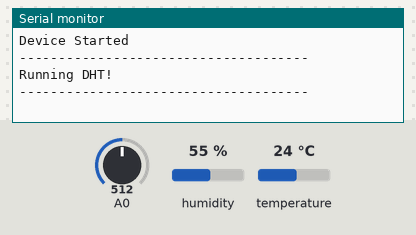
Bench run of a sketch on a simulated Arduino Uno, built with avr-gcc and run on an emulated ATmega328P. Shown: the last lines printed to the serial monitor. The test bench sets the inputs (shaded band); at power-on: humidity 55 %, A0 = 512, temperature 24 °C.

Above: at 1.2 s.
1.3 s: humidity set to 22 %
At 2.22 s:
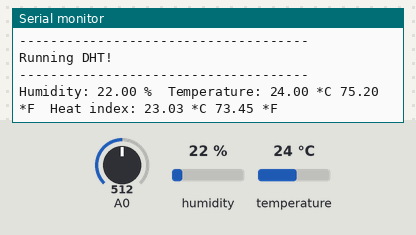
5.7 s: A0 set to 716
At 7.0 s:
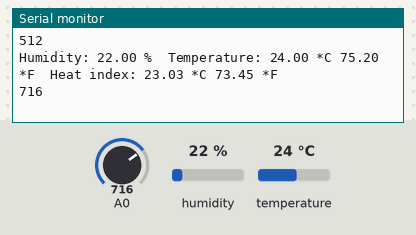
7.2 s: temperature set to 12 °C
At 8.6 s:
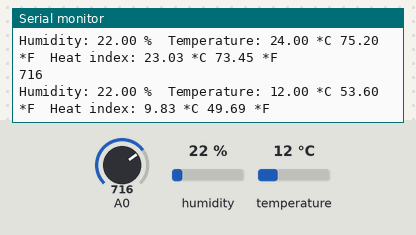
8.7 s: A0 set to 900
At 8.7 s:
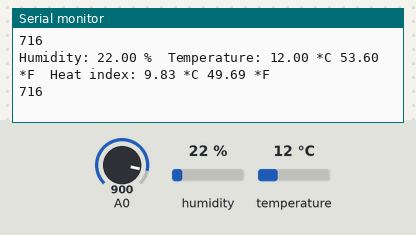
10.2 s: humidity set to 40 %
At 11.8 s:
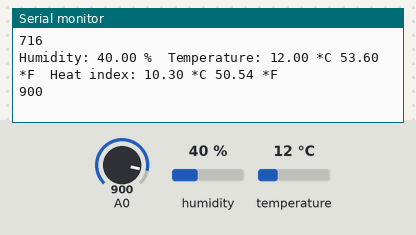
Timing chart, 0 to 12.7 s (numbered marks = the images above; inputs shaded):
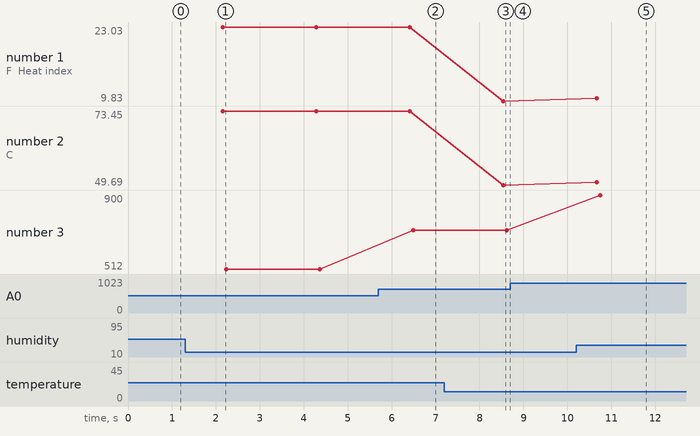

The sketch:

DHT22_with_LDR.ino
```cpp
#include "DHT.h"

#define DHTPIN 8     // what digital pin the DHT22 is conected to
#define DHTTYPE DHT22   // there are multiple kinds of DHT sensors

DHT dht(DHTPIN, DHTTYPE);
int light;


void setup() {
  Serial.begin(9600);
  Serial.setTimeout(2000);

  // Wait for serial to initialize.
  while(!Serial) { }

  dht.begin();

  Serial.println("Device Started");
  Serial.println("-------------------------------------");
  Serial.println("Running DHT!");
  Serial.println("-------------------------------------");
}

int timeSinceLastRead = 0;
void loop() {

  light = analogRead(A0);

  // Report every 2 seconds.
  if(timeSinceLastRead > 2000) {
    // Reading temperature or humidity takes about 250 milliseconds!
    // Sensor readings may also be up to 2 seconds 'old' (its a very slow sensor)
    float h = dht.readHumidity();
    // Read temperature as Celsius (the default)
    float t = dht.readTemperature();
    // Read temperature as Fahrenheit (isFahrenheit = true)
    float f = dht.readTemperature(true);

    // Check if any reads failed and exit early (to try again).
    if (isnan(h) || isnan(t) || isnan(f)) {
      Serial.println("Failed to read from DHT sensor!");
      timeSinceLastRead = 0;
      return;
    }

    // Compute heat index in Fahrenheit (the default)
    float hif = dht.computeHeatIndex(f, h);
    // Compute heat index in Celsius (isFahreheit = false)
    float hic = dht.computeHeatIndex(t, h, false);

    Serial.print("Humidity: ");
    Serial.print(h);
    Serial.print(" %\t");
    Serial.print("Temperature: ");
    Serial.print(t);
    Serial.print(" *C ");
    Serial.print(f);
    Serial.print(" *F\t");
    Serial.print("Heat index: ");
    Serial.print(hic);
    Serial.print(" *C ");
    Serial.print(hif);
    Serial.println(" *F");
    Serial.println(light);

    timeSinceLastRead = 0;
  }
  delay(100);
  timeSinceLastRead += 100;
}
```

Measured:
- after the input at 1.3 s, the serial monitor: prints a new line after 0.85 s (image 1)
- after the input at 5.7 s, the serial monitor: prints a new line after 0.79 s (image 2)
- after the input at 7.2 s, the serial monitor: prints a new line after 1.3 s (image 3)
- after the input at 10.2 s, the serial monitor: prints a new line after 0.47 s (image 5)
- plotted number 1: 23.03 → 9.83 after the input at 7.2 s, 9.83 → 10.3 after the input at 10.2 s
- plotted number 2: 73.45 → 49.69 after the input at 7.2 s, 49.69 → 50.54 after the input at 10.2 s
- plotted number 3: 512 → 716 after the input at 5.7 s
